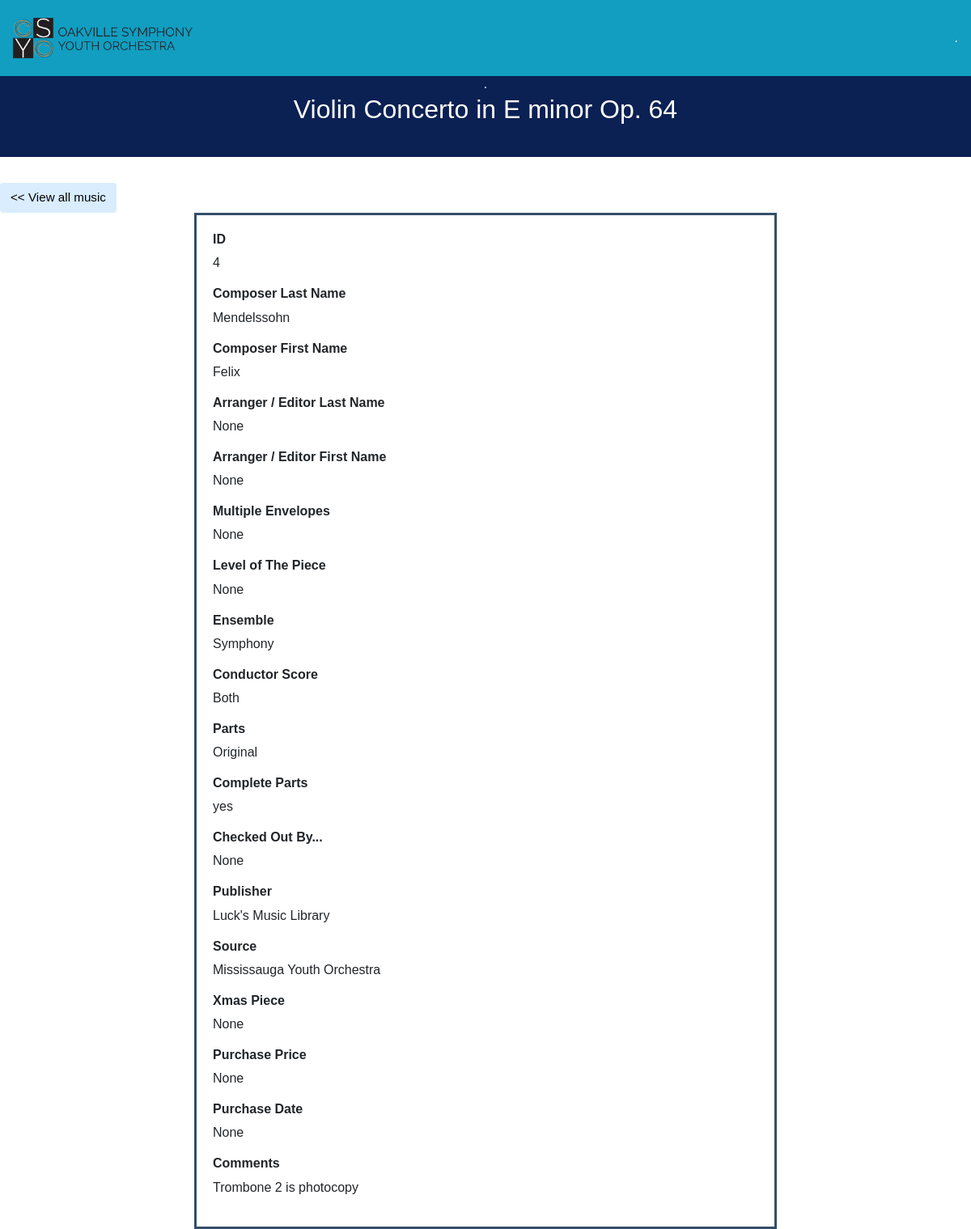
The app's page /all/4 with its own data.
### tables this page shows
CREATE TABLE data(
        ID INTEGER,
        ComposerLAST TEXT,
        ComposerFIRST TEXT,
        ArrangerEditorLAST Text,
        ArrangerEditorFIRST TEXT,
        Title TEXT NOT NULL,
        MultipleEnvelopes INTEGER,
        Level REAL,
        Ensemble TEXT,
        ConductorScore TEXT,
        Parts TEXT,
        CompleteParts TEXT,
        CheckedOut TEXT,
        Publisher TEXT,
        Source TEXT,
        Xmas TEXT,
        PurchasePrice REAL,
        PurchaseDate TEXT,
        Comments TEXT,
        PRIMARY KEY(ID)
        );

### app.py (the view)
@app.route("/all/<id>")
def music(id):
    conn = get_db()
    cursor = conn.execute('SELECT * FROM data WHERE id=?', (id,))
    music = cursor.fetchone()
    conn.close()
    if music == None:
        return render_template("apology.html", error=404)
    return render_template("music.html", music=music)

### app.py (called while the page is built)
def get_db():
    conn = sqlite3.connect('data.db')
    conn.row_factory = sqlite3.Row
    return conn

### templates/music.html (shortened to what this page needs)
{% extends "base.html" %}
{% block content %}
    <div class="header">
        <div>
        .</div>
        <h2>{{music.Title}}</h2>
    </div>
    <a href="/all">
            <button> << View all music</button>
    </a>
    <div class="center1">
        <h5>ID </h5>
        <p>{{ music.ID }}</p>
        <h5>Composer Last Name</h5>
        <p>{{ music.ComposerLAST }}</p>
        <h5>Composer First Name</h5>
        <p>{{ music.ComposerFIRST }}</p>
        <h5>Arranger / Editor Last Name</h5>
        <p>{{ music.ArrangerEditorLAST }}</p>
        <h5>Arranger / Editor First Name</h5>
        <p>{{ music.ArrangerEditorFIRST }}</p>
        <h5>Multiple Envelopes</h5>
        <p>{{ music.MultipleEnvelopes }}</p>
        <h5>Level of The Piece</h5>
        <p>{{ music.Level }}</p>
        <h5>Ensemble</h5>
        <p>{{ music.Ensemble }}</p>
        <h5>Conductor Score</h5>
        <p>{{ music.ConductorScore }}</p>
        <h5>Parts</h5>
        <p>{{ music.Parts }}</p>
        <h5>Complete Parts</h5>
        <p>{{ music.CompleteParts }}</p>
        <h5>Checked Out By...</h5>
        <p>{{ music.CheckedOut }}</p>
        <h5>Publisher</h5>
        <p>{{ music.Publisher }}</p>
        <h5>Source</h5>
        <p>{{ music.Source }}</p>
        <h5>Xmas Piece</h5>
        <p>{{ music.Xmas }}</p>
        <h5>Purchase Price</h5>
        <p>{{ music.PurchasePrice }}</p>
        <h5>Purchase Date</h5>
        <p>{{ music.PurchaseDate }}</p>
        <h5>Comments</h5>
        <p>{{ music.Comments }}</p>
    </div>
{% endblock %}

### static/styles.css (style rules this page uses)
.center1 { margin: auto; width: 60%; border: 3px solid #334e69; padding: 20px; }
.header { background-color: #0b2053; color: #fff; margin-top: 60px; margin-bottom: 2rem; padding: 2rem 1rem; text-align: center; }
h5 { font-family: 'Montserrat', sans-serif; font-size: 1rem; font-weight: bold; }
body { background-color: rgb(255, 255, 255); color: #212529; font-size: 1rem; font-weight: 400; font-family: 'Montserrat', sans-serif; line-height: 1.5; margin: 0; text-align: left; }
button, input[type="submit"] { background-color: #d9edff; border: 1px solid transparent; border-radius: 0.25rem; font-size: 0.95rem; font-weight: 400; line-height: 1.5; padding: 0.375rem 0.75rem; text-align: center; vertical-align: middle; }

### records on screen
data: Title "Violin Concerto in E minor Op. 64", ID "4", ComposerLAST "Mendelssohn", ComposerFIRST "Felix", Ensemble "Symphony", ConductorScore "Both", Parts "Original", CompleteParts "yes", Publisher "Luck's Music Library", Source "Mississauga Youth Orchestra", Comments "Trombone 2 is photocopy"

### other values on screen
{{ music.ArrangerEditorLAST }} "None"
{{ music.ArrangerEditorFIRST }} "None"
{{ music.MultipleEnvelopes }} "None"
{{ music.Level }} "None"
{{ music.CheckedOut }} "None"
{{ music.Xmas }} "None"
{{ music.PurchasePrice }} "None"
{{ music.PurchaseDate }} "None"
